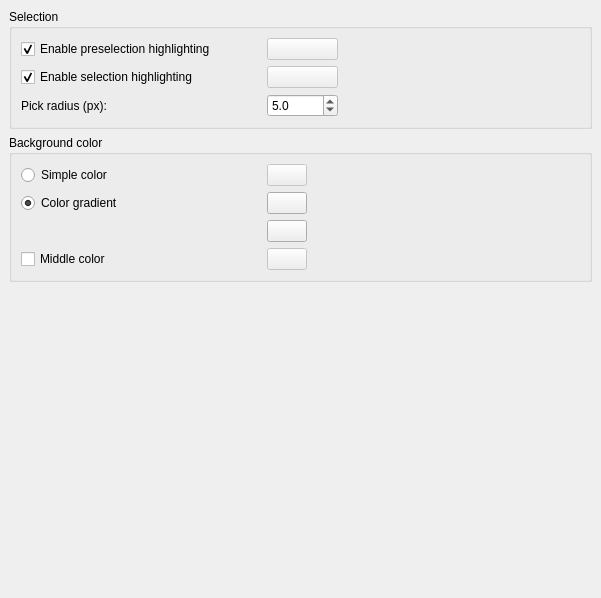
<?xml version="1.0" encoding="UTF-8"?>
<ui version="4.0">
 <class>Gui::Dialog::DlgSettingsViewColor</class>
 <widget class="QWidget" name="Gui::Dialog::DlgSettingsViewColor">
  <property name="geometry">
   <rect>
    <x>0</x>
    <y>0</y>
    <width>601</width>
    <height>598</height>
   </rect>
  </property>
  <property name="windowTitle">
   <string>Colors</string>
  </property>
  <layout class="QGridLayout">
   <property name="leftMargin">
    <number>9</number>
   </property>
   <property name="topMargin">
    <number>9</number>
   </property>
   <property name="rightMargin">
    <number>9</number>
   </property>
   <property name="bottomMargin">
    <number>9</number>
   </property>
   <property name="spacing">
    <number>6</number>
   </property>
   <item row="0" column="0">
    <widget class="QGroupBox" name="groupBoxSelection">
     <property name="title">
      <string>Selection</string>
     </property>
     <layout class="QGridLayout">
      <property name="leftMargin">
       <number>9</number>
      </property>
      <property name="topMargin">
       <number>9</number>
      </property>
      <property name="rightMargin">
       <number>9</number>
      </property>
      <property name="bottomMargin">
       <number>9</number>
      </property>
      <property name="spacing">
       <number>6</number>
      </property>
      <item row="0" column="1">
       <spacer name="spacer_4">
        <property name="orientation">
         <enum>Qt::Horizontal</enum>
        </property>
        <property name="sizeHint" stdset="0">
         <size>
          <width>183</width>
          <height>23</height>
         </size>
        </property>
       </spacer>
      </item>
      <item row="0" column="0">
       <layout class="QGridLayout" name="_3">
        <property name="leftMargin">
         <number>0</number>
        </property>
        <property name="topMargin">
         <number>0</number>
        </property>
        <property name="rightMargin">
         <number>0</number>
        </property>
        <property name="bottomMargin">
         <number>0</number>
        </property>
        <property name="spacing">
         <number>6</number>
        </property>
        <item row="1" column="1">
         <widget class="Gui::PrefColorButton" name="SelectionColor">
          <property name="enabled">
           <bool>false</bool>
          </property>
          <property name="text">
           <string/>
          </property>
          <property name="color" stdset="0">
           <color>
            <red>28</red>
            <green>173</green>
            <blue>28</blue>
           </color>
          </property>
          <property name="prefEntry" stdset="0">
           <cstring>SelectionColor</cstring>
          </property>
          <property name="prefPath" stdset="0">
           <cstring>View</cstring>
          </property>
         </widget>
        </item>
        <item row="0" column="0">
         <widget class="Gui::PrefCheckBox" name="checkBoxPreselection">
          <property name="minimumSize">
           <size>
            <width>240</width>
            <height>0</height>
           </size>
          </property>
          <property name="text">
           <string>Enable preselection highlighting</string>
          </property>
          <property name="checked">
           <bool>true</bool>
          </property>
          <property name="prefEntry" stdset="0">
           <cstring>EnablePreselection</cstring>
          </property>
          <property name="prefPath" stdset="0">
           <cstring>View</cstring>
          </property>
         </widget>
        </item>
        <item row="0" column="1">
         <widget class="Gui::PrefColorButton" name="HighlightColor">
          <property name="enabled">
           <bool>false</bool>
          </property>
          <property name="sizePolicy">
           <sizepolicy hsizetype="MinimumExpanding" vsizetype="Fixed">
            <horstretch>0</horstretch>
            <verstretch>0</verstretch>
           </sizepolicy>
          </property>
          <property name="text">
           <string/>
          </property>
          <property name="color" stdset="0">
           <color>
            <red>225</red>
            <green>225</green>
            <blue>20</blue>
           </color>
          </property>
          <property name="prefEntry" stdset="0">
           <cstring>HighlightColor</cstring>
          </property>
          <property name="prefPath" stdset="0">
           <cstring>View</cstring>
          </property>
         </widget>
        </item>
        <item row="1" column="0">
         <widget class="Gui::PrefCheckBox" name="checkBoxSelection">
          <property name="text">
           <string>Enable selection highlighting</string>
          </property>
          <property name="checked">
           <bool>true</bool>
          </property>
          <property name="prefEntry" stdset="0">
           <cstring>EnableSelection</cstring>
          </property>
          <property name="prefPath" stdset="0">
           <cstring>View</cstring>
          </property>
         </widget>
        </item>
        <item row="2" column="0">
         <widget class="QLabel" name="label">
          <property name="text">
           <string>Pick radius (px):</string>
          </property>
         </widget>
        </item>
        <item row="2" column="1">
         <widget class="Gui::PrefDoubleSpinBox" name="spinPickRadius">
          <property name="toolTip">
           <string>Sets the area of confusion for picking elements in 3D view. Larger value make it easier to pick stuff, but will make some small features impossible to select.</string>
          </property>
          <property name="inputMethodHints">
           <set>Qt::ImhPreferNumbers</set>
          </property>
          <property name="decimals">
           <number>1</number>
          </property>
          <property name="minimum">
           <double>0.000000000000000</double>
          </property>
          <property name="maximum">
           <double>10000.000000000000000</double>
          </property>
          <property name="value">
           <double>5.000000000000000</double>
          </property>
          <property name="prefEntry" stdset="0">
           <string>PickRadius</string>
          </property>
          <property name="prefPath" stdset="0">
           <string>View</string>
          </property>
         </widget>
        </item>
       </layout>
      </item>
     </layout>
    </widget>
   </item>
   <item row="1" column="0">
    <widget class="QGroupBox" name="groupBoxColor">
     <property name="title">
      <string>Background color</string>
     </property>
     <layout class="QGridLayout">
      <property name="leftMargin">
       <number>9</number>
      </property>
      <property name="topMargin">
       <number>9</number>
      </property>
      <property name="rightMargin">
       <number>9</number>
      </property>
      <property name="bottomMargin">
       <number>9</number>
      </property>
      <property name="spacing">
       <number>6</number>
      </property>
      <item row="0" column="1">
       <spacer name="spacer">
        <property name="orientation">
         <enum>Qt::Horizontal</enum>
        </property>
        <property name="sizeHint" stdset="0">
         <size>
          <width>40</width>
          <height>20</height>
         </size>
        </property>
       </spacer>
      </item>
      <item row="0" column="0">
       <layout class="QGridLayout" name="_4">
        <property name="leftMargin">
         <number>0</number>
        </property>
        <property name="topMargin">
         <number>0</number>
        </property>
        <property name="rightMargin">
         <number>0</number>
        </property>
        <property name="bottomMargin">
         <number>0</number>
        </property>
        <property name="spacing">
         <number>6</number>
        </property>
        <item row="2" column="0">
         <spacer name="spacer_2">
          <property name="orientation">
           <enum>Qt::Horizontal</enum>
          </property>
          <property name="sizeType">
           <enum>QSizePolicy::Minimum</enum>
          </property>
          <property name="sizeHint" stdset="0">
           <size>
            <width>171</width>
            <height>20</height>
           </size>
          </property>
         </spacer>
        </item>
        <item row="0" column="1">
         <widget class="Gui::PrefColorButton" name="SelectionColor_Background">
          <property name="enabled">
           <bool>false</bool>
          </property>
          <property name="sizePolicy">
           <sizepolicy hsizetype="MinimumExpanding" vsizetype="Fixed">
            <horstretch>0</horstretch>
            <verstretch>0</verstretch>
           </sizepolicy>
          </property>
          <property name="text">
           <string/>
          </property>
          <property name="color" stdset="0">
           <color>
            <red>20</red>
            <green>20</green>
            <blue>163</blue>
           </color>
          </property>
          <property name="prefEntry" stdset="0">
           <cstring>BackgroundColor</cstring>
          </property>
          <property name="prefPath" stdset="0">
           <cstring>View</cstring>
          </property>
         </widget>
        </item>
        <item row="3" column="0">
         <widget class="Gui::PrefCheckBox" name="checkMidColor">
          <property name="text">
           <string>Middle color</string>
          </property>
          <property name="prefEntry" stdset="0">
           <cstring>UseBackgroundColorMid</cstring>
          </property>
          <property name="prefPath" stdset="0">
           <cstring>View</cstring>
          </property>
         </widget>
        </item>
        <item row="2" column="1">
         <widget class="Gui::PrefColorButton" name="backgroundColorTo">
          <property name="text">
           <string/>
          </property>
          <property name="color" stdset="0">
           <color>
            <red>151</red>
            <green>151</green>
            <blue>170</blue>
           </color>
          </property>
          <property name="prefEntry" stdset="0">
           <cstring>BackgroundColor3</cstring>
          </property>
          <property name="prefPath" stdset="0">
           <cstring>View</cstring>
          </property>
         </widget>
        </item>
        <item row="3" column="1">
         <widget class="Gui::PrefColorButton" name="backgroundColorMid">
          <property name="enabled">
           <bool>false</bool>
          </property>
          <property name="text">
           <string/>
          </property>
          <property name="color" stdset="0">
           <color>
            <red>111</red>
            <green>111</green>
            <blue>147</blue>
           </color>
          </property>
          <property name="prefEntry" stdset="0">
           <cstring>BackgroundColor4</cstring>
          </property>
          <property name="prefPath" stdset="0">
           <cstring>View</cstring>
          </property>
         </widget>
        </item>
        <item row="1" column="0">
         <widget class="Gui::PrefRadioButton" name="radioButtonGradient">
          <property name="text">
           <string>Color gradient</string>
          </property>
          <property name="checked">
           <bool>true</bool>
          </property>
          <property name="prefEntry" stdset="0">
           <cstring>Gradient</cstring>
          </property>
          <property name="prefPath" stdset="0">
           <cstring>View</cstring>
          </property>
         </widget>
        </item>
        <item row="1" column="1">
         <widget class="Gui::PrefColorButton" name="backgroundColorFrom">
          <property name="text">
           <string/>
          </property>
          <property name="color" stdset="0">
           <color>
            <red>51</red>
            <green>51</green>
            <blue>101</blue>
           </color>
          </property>
          <property name="prefEntry" stdset="0">
           <cstring>BackgroundColor2</cstring>
          </property>
          <property name="prefPath" stdset="0">
           <cstring>View</cstring>
          </property>
         </widget>
        </item>
        <item row="0" column="0">
         <widget class="Gui::PrefRadioButton" name="radioButtonSimple">
          <property name="minimumSize">
           <size>
            <width>240</width>
            <height>0</height>
           </size>
          </property>
          <property name="text">
           <string>Simple color</string>
          </property>
          <property name="prefEntry" stdset="0">
           <cstring>Simple</cstring>
          </property>
          <property name="prefPath" stdset="0">
           <cstring>View</cstring>
          </property>
         </widget>
        </item>
       </layout>
      </item>
     </layout>
    </widget>
   </item>
   <item row="2" column="0">
    <spacer name="spacer_3">
     <property name="orientation">
      <enum>Qt::Vertical</enum>
     </property>
     <property name="sizeHint" stdset="0">
      <size>
       <width>20</width>
       <height>40</height>
      </size>
     </property>
    </spacer>
   </item>
  </layout>
 </widget>
 <customwidgets>
  <customwidget>
   <class>Gui::ColorButton</class>
   <extends>QPushButton</extends>
   <header>Gui/Widgets.h</header>
  </customwidget>
  <customwidget>
   <class>Gui::PrefColorButton</class>
   <extends>Gui::ColorButton</extends>
   <header>Gui/PrefWidgets.h</header>
  </customwidget>
  <customwidget>
   <class>Gui::PrefRadioButton</class>
   <extends>QRadioButton</extends>
   <header>Gui/PrefWidgets.h</header>
  </customwidget>
  <customwidget>
   <class>Gui::PrefCheckBox</class>
   <extends>QCheckBox</extends>
   <header>Gui/PrefWidgets.h</header>
  </customwidget>
  <customwidget>
   <class>Gui::PrefDoubleSpinBox</class>
   <extends>QDoubleSpinBox</extends>
   <header>Gui/PrefWidgets.h</header>
  </customwidget>
 </customwidgets>
 <tabstops>
  <tabstop>checkBoxPreselection</tabstop>
  <tabstop>checkBoxSelection</tabstop>
  <tabstop>HighlightColor</tabstop>
  <tabstop>SelectionColor</tabstop>
  <tabstop>radioButtonSimple</tabstop>
  <tabstop>SelectionColor_Background</tabstop>
  <tabstop>radioButtonGradient</tabstop>
  <tabstop>backgroundColorFrom</tabstop>
  <tabstop>backgroundColorTo</tabstop>
  <tabstop>checkMidColor</tabstop>
  <tabstop>backgroundColorMid</tabstop>
 </tabstops>
 <resources/>
 <connections>
  <connection>
   <sender>checkBoxPreselection</sender>
   <signal>toggled(bool)</signal>
   <receiver>HighlightColor</receiver>
   <slot>setEnabled(bool)</slot>
   <hints>
    <hint type="sourcelabel">
     <x>70</x>
     <y>45</y>
    </hint>
    <hint type="destinationlabel">
     <x>310</x>
     <y>54</y>
    </hint>
   </hints>
  </connection>
  <connection>
   <sender>checkBoxSelection</sender>
   <signal>toggled(bool)</signal>
   <receiver>SelectionColor</receiver>
   <slot>setEnabled(bool)</slot>
   <hints>
    <hint type="sourcelabel">
     <x>158</x>
     <y>76</y>
    </hint>
    <hint type="destinationlabel">
     <x>291</x>
     <y>75</y>
    </hint>
   </hints>
  </connection>
  <connection>
   <sender>checkMidColor</sender>
   <signal>toggled(bool)</signal>
   <receiver>backgroundColorMid</receiver>
   <slot>setEnabled(bool)</slot>
   <hints>
    <hint type="sourcelabel">
     <x>114</x>
     <y>363</y>
    </hint>
    <hint type="destinationlabel">
     <x>310</x>
     <y>365</y>
    </hint>
   </hints>
  </connection>
  <connection>
   <sender>radioButtonSimple</sender>
   <signal>toggled(bool)</signal>
   <receiver>SelectionColor_Background</receiver>
   <slot>setEnabled(bool)</slot>
   <hints>
    <hint type="sourcelabel">
     <x>103</x>
     <y>282</y>
    </hint>
    <hint type="destinationlabel">
     <x>310</x>
     <y>284</y>
    </hint>
   </hints>
  </connection>
  <connection>
   <sender>radioButtonGradient</sender>
   <signal>toggled(bool)</signal>
   <receiver>backgroundColorFrom</receiver>
   <slot>setEnabled(bool)</slot>
   <hints>
    <hint type="sourcelabel">
     <x>110</x>
     <y>309</y>
    </hint>
    <hint type="destinationlabel">
     <x>310</x>
     <y>311</y>
    </hint>
   </hints>
  </connection>
  <connection>
   <sender>radioButtonGradient</sender>
   <signal>toggled(bool)</signal>
   <receiver>backgroundColorTo</receiver>
   <slot>setEnabled(bool)</slot>
   <hints>
    <hint type="sourcelabel">
     <x>77</x>
     <y>309</y>
    </hint>
    <hint type="destinationlabel">
     <x>310</x>
     <y>338</y>
    </hint>
   </hints>
  </connection>
  <connection>
   <sender>radioButtonSimple</sender>
   <signal>toggled(bool)</signal>
   <receiver>checkMidColor</receiver>
   <slot>setDisabled(bool)</slot>
   <hints>
    <hint type="sourcelabel">
     <x>99</x>
     <y>282</y>
    </hint>
    <hint type="destinationlabel">
     <x>93</x>
     <y>363</y>
    </hint>
   </hints>
  </connection>
 </connections>
</ui>
